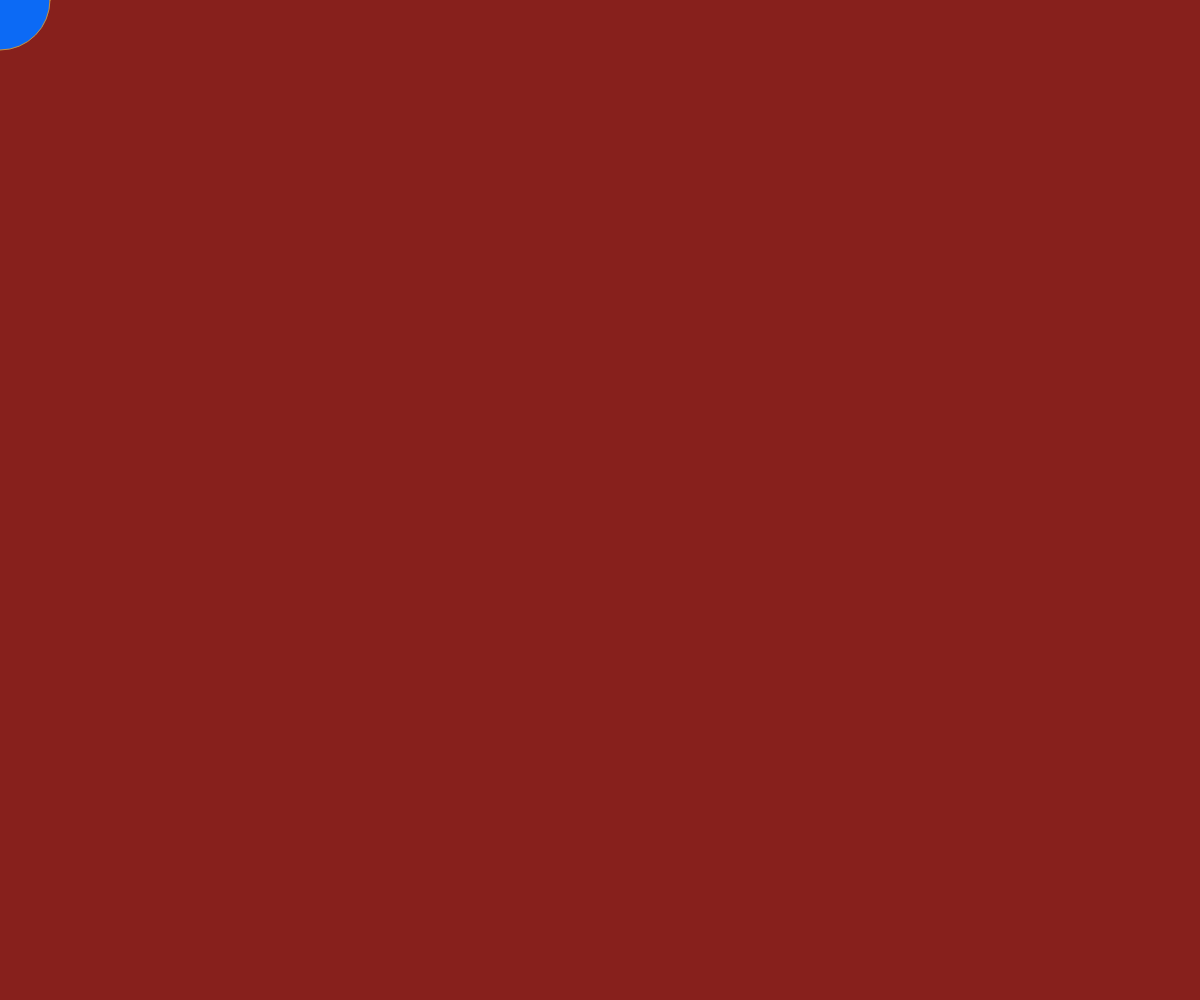
Frame 1 (no input)
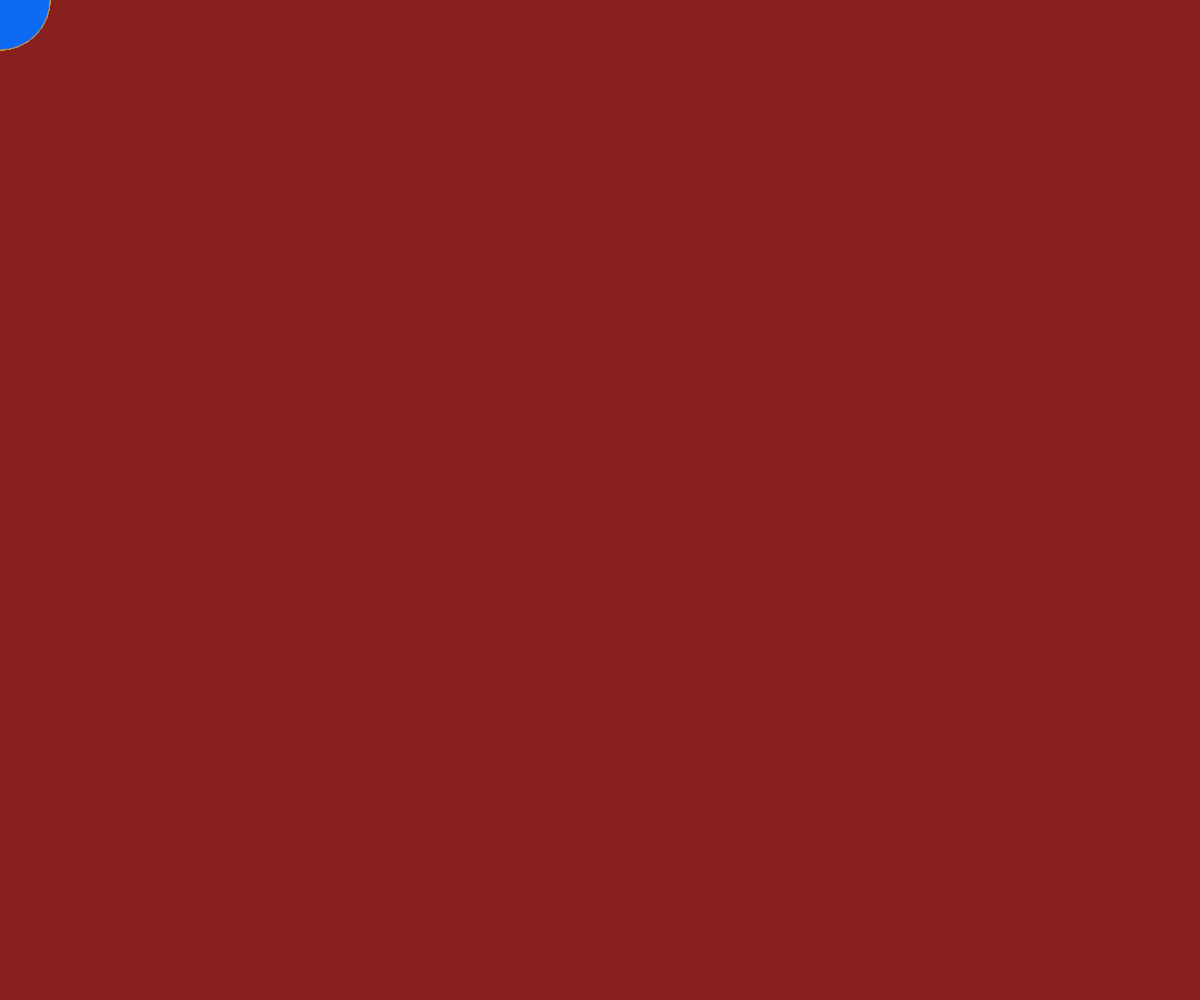
Frame 60 (no input)
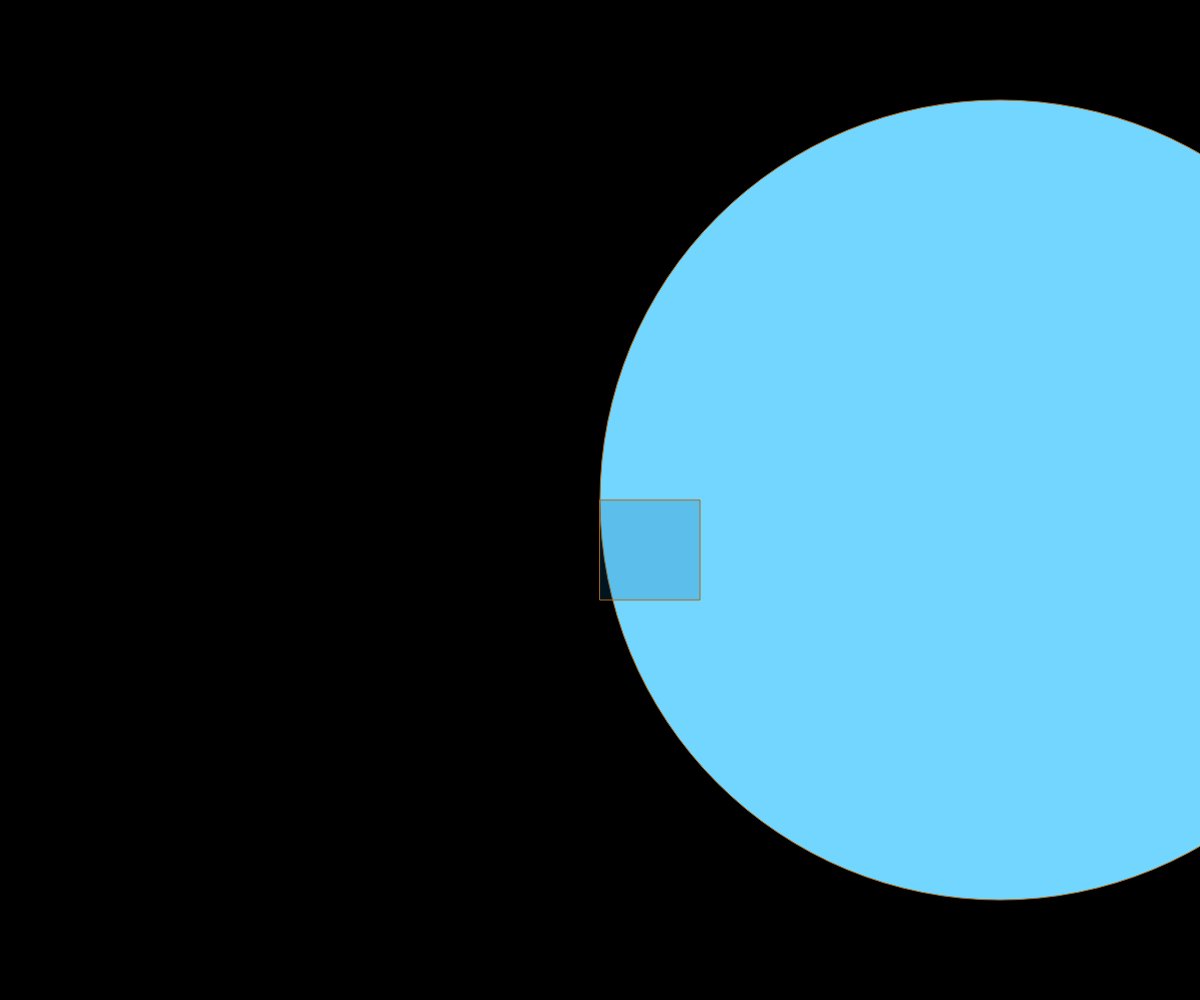
Frame 120 (the mouse pressed at the canvas centre since frame 60)

The p5.js sketch that drew these frames (run headless with seeded random() and noise() and a simulated clock; from frame 60 on, the mouse is pressed at the canvas centre):

// p5.js sketch
// ── sketch.js
function setup() {
  // put setup code here
    createCanvas(windowWidth, windowHeight);
  background('#87201C');
}

function draw() {
  // put drawing code here
  var xVal = 200;
var yVal = 300;
  fill('#0C6AF5')
  stroke(202, 145, 61);


  if(mouseIsPressed) {
    fill('#73D6FF');
    stroke('#AD691A');
    background('#000000');
    circle(1000, 500, 800);

    textSize(200);
text('Hello', 10, 1200);
fill(0, 102, 153);
text('Beautiful', 550, 1200);
fill(0, 102, 153, 51);
text('World!', 1400, 1200)

  square(mouseX, mouseY, 100);
}
else {
  ellipse(mouseX, mouseY, 100, 100)
}
}
